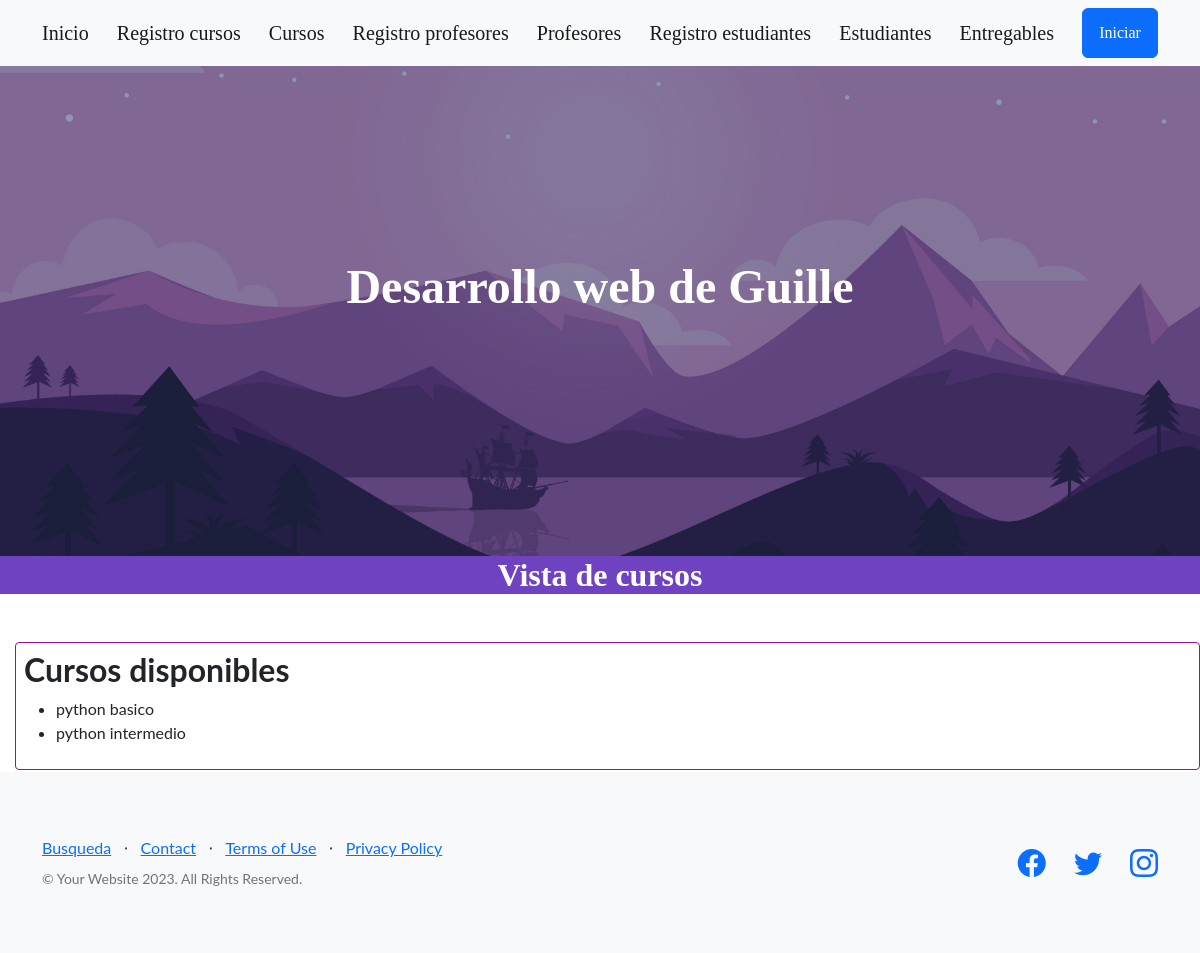
The page /app-coder/curso/ on the database as committed earlier.
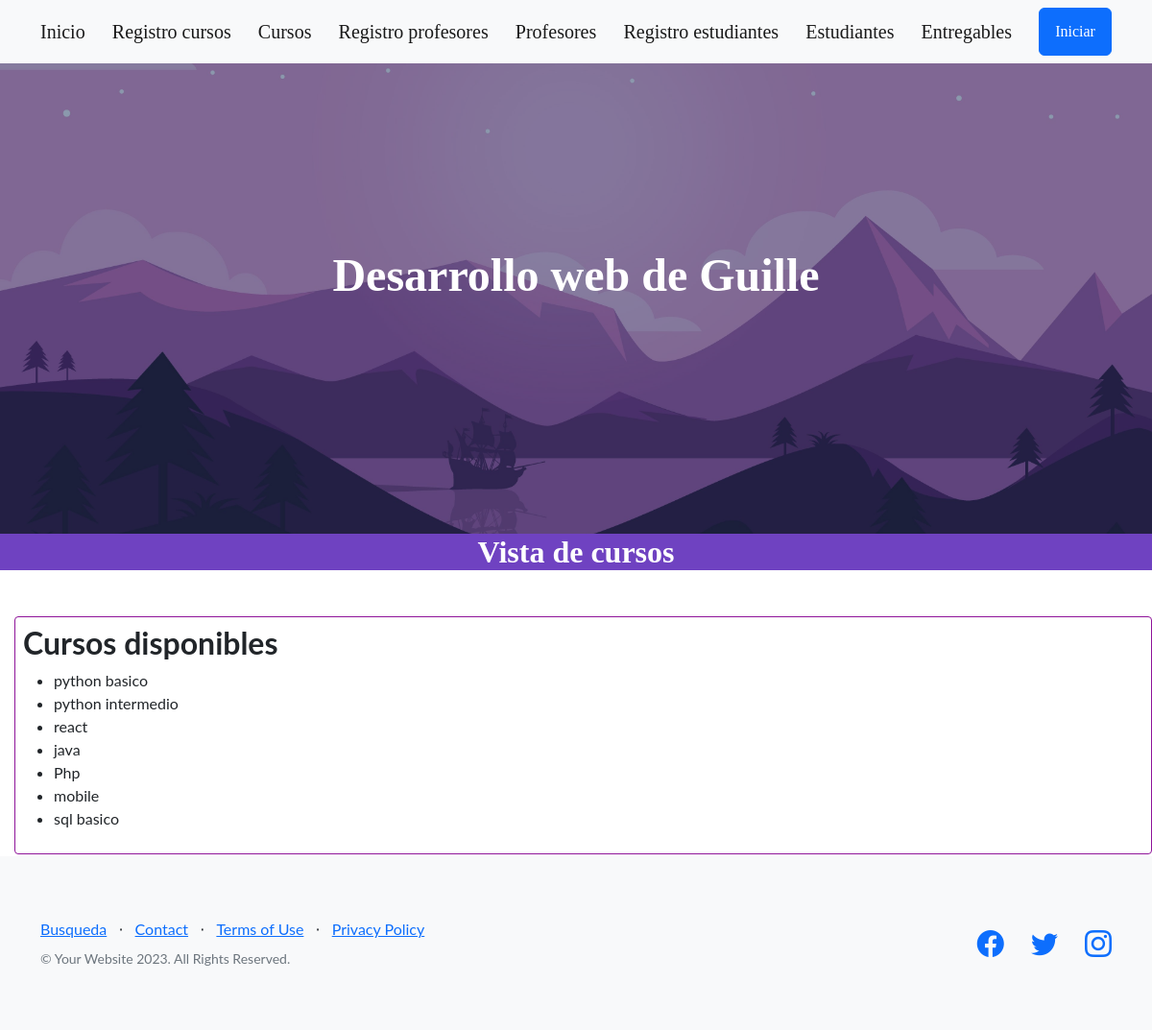
The same page on the database as committed later.
### AppCoder/models.py (models this page shows, shortened)
class Curso(models.Model):
    nombre = models.CharField(max_length=40)
    camada = models.IntegerField()

### AppCoder/views.py (the view)
# urls.py: path('curso/', cursos, name="cursos"),
def cursos(self):
    lista = Curso.objects.all()
    return render(self, "cursos.html",{"lista_cursos": lista})

### AppCoder/templates/cursos.html
{% extends 'BASE.html' %}
{% load static %}
{% block contenidoQueCambia %}
<div style="background: #6f42c1;">
    <div class="text-center text-white">
        <div style="font-family: ubuntu-bold;">
            <h2 class="mb-5">Vista de cursos</h2>
        </div>
    </div>
</div>
    <div style="padding: 8px; border-radius: 4px; border: 1px solid #8f149a; box-sizing: border-box; margin-bottom: 2px; margin-left: 15px; ">
        <h2>Cursos disponibles</h2>
        <ul>
        {% for curso in lista_cursos %}
        <li>{{curso.nombre}}</li>
        {% endfor %}
        </ul>
</div>
{% endblock contenidoQueCambia %}

Rows that differ between the two databases and show on the page:
added Curso: nombre "react"
added Curso: nombre "java"
added Curso: nombre "Php"
added Curso: nombre "mobile"
added Curso: nombre "sql basico"
